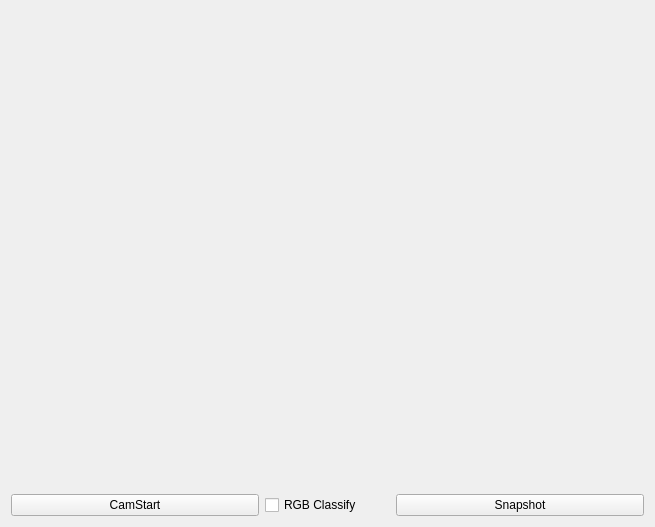
<?xml version="1.0" encoding="UTF-8"?>
<ui version="4.0">
 <class>Tab7CamOpencv</class>
 <widget class="QWidget" name="Tab7CamOpencv">
  <property name="geometry">
   <rect>
    <x>0</x>
    <y>0</y>
    <width>655</width>
    <height>527</height>
   </rect>
  </property>
  <property name="windowTitle">
   <string>Form</string>
  </property>
  <layout class="QVBoxLayout" name="verticalLayout_2">
   <item>
    <layout class="QVBoxLayout" name="verticalLayout" stretch="0,1">
     <item>
      <widget class="QLabel" name="plabelCamView">
       <property name="text">
        <string/>
       </property>
       <property name="pixmap">
        <pixmap resource="Images.qrc">:/Images/Images/display.jpg</pixmap>
       </property>
      </widget>
     </item>
     <item>
      <layout class="QHBoxLayout" name="horizontalLayout" stretch="2,1,2">
       <item>
        <widget class="QPushButton" name="pPBcamStart">
         <property name="text">
          <string>CamStart</string>
         </property>
         <property name="checkable">
          <bool>true</bool>
         </property>
         <property name="checked">
          <bool>false</bool>
         </property>
        </widget>
       </item>
       <item>
        <widget class="QCheckBox" name="pCBrgb">
         <property name="text">
          <string>RGB Classify</string>
         </property>
        </widget>
       </item>
       <item>
        <widget class="QPushButton" name="pPBsnapShot">
         <property name="text">
          <string>Snapshot</string>
         </property>
        </widget>
       </item>
      </layout>
     </item>
    </layout>
   </item>
  </layout>
 </widget>
 <resources>
  <include location="Images.qrc"/>
 </resources>
 <connections/>
</ui>
